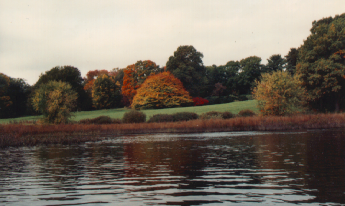
%> input picture Hw4/res/autumn.png, 345 x 206 px, given in place of autumn.tif, which was not available
$ octave hw4_rgb_histeq1.m   (GNU Octave 9; MATLAB toolbox functions it lacks are replaced by stand-ins)
%> lines starting %> are read from the running program, lines starting %| are printed output that depends on the picture; pictures that were not available may be replaced by others from this repository, and a replacement may not be noted
inputImg = imread('autumn.tif');
%> inputImg is the input picture: size 206x345x3 uint8; mean R, G, B 119.7, 110.2, 98.9

outImg = zeros(size(inputImg));

outImg(:,:,1) = histeq(inputImg(:,:,1));
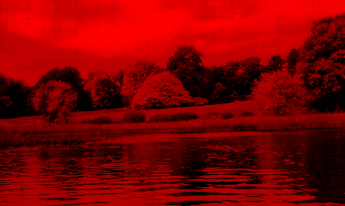
%> outImg: size 206x345x3 double; mean R, G, B 127.5, 0, 0
outImg(:,:,2) = histeq(inputImg(:,:,2));
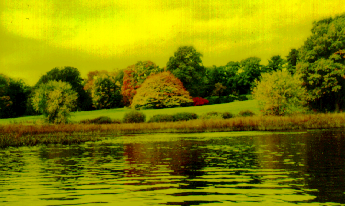
%> outImg: size 206x345x3 double; mean R, G, B 127.5, 127.9, 0
outImg(:,:,3) = histeq(inputImg(:,:,3));
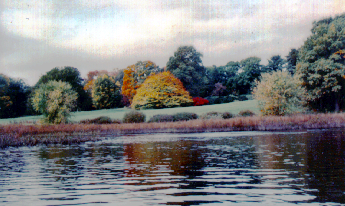
%> outImg: size 206x345x3 double; mean R, G, B 127.5, 127.9, 129.2

subplot(1,2,1), imshow(inputImg);
subplot(1,2,2), imshow(outImg);
%> after `imshow(outImg)`:
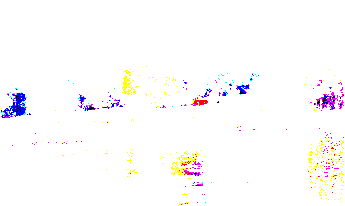
%> displayed picture: size 206x345x3, on the screen's scale of 0 to 255; mean R, G, B 252.5, 250.8, 251.6

imwrite(outImg, 'autumn_histeq1.png');
